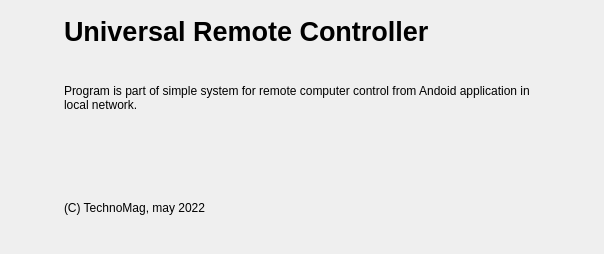
<?xml version="1.0" encoding="UTF-8"?>
<ui version="4.0">
 <class>AboutDialog</class>
 <widget class="QDialog" name="AboutDialog">
  <property name="geometry">
   <rect>
    <x>0</x>
    <y>0</y>
    <width>604</width>
    <height>254</height>
   </rect>
  </property>
  <property name="sizePolicy">
   <sizepolicy hsizetype="Fixed" vsizetype="Fixed">
    <horstretch>0</horstretch>
    <verstretch>0</verstretch>
   </sizepolicy>
  </property>
  <property name="windowTitle">
   <string>About</string>
  </property>
  <widget class="QLabel" name="label">
   <property name="geometry">
    <rect>
     <x>64</x>
     <y>20</y>
     <width>521</width>
     <height>23</height>
    </rect>
   </property>
   <property name="font">
    <font>
     <pointsize>20</pointsize>
     <weight>75</weight>
     <bold>true</bold>
    </font>
   </property>
   <property name="text">
    <string>Universal Remote Controller</string>
   </property>
  </widget>
  <widget class="QLabel" name="label_2">
   <property name="geometry">
    <rect>
     <x>64</x>
     <y>84</y>
     <width>493</width>
     <height>89</height>
    </rect>
   </property>
   <property name="text">
    <string>&lt;html&gt;&lt;head/&gt;&lt;body&gt;&lt;p&gt;Program is part of simple system for remote computer control from Andoid application in local network.&lt;/p&gt;&lt;/body&gt;&lt;/html&gt;</string>
   </property>
   <property name="textFormat">
    <enum>Qt::AutoText</enum>
   </property>
   <property name="alignment">
    <set>Qt::AlignLeading|Qt::AlignLeft|Qt::AlignTop</set>
   </property>
   <property name="wordWrap">
    <bool>true</bool>
   </property>
   <property name="textInteractionFlags">
    <set>Qt::NoTextInteraction</set>
   </property>
  </widget>
  <widget class="QLabel" name="label_3">
   <property name="geometry">
    <rect>
     <x>64</x>
     <y>196</y>
     <width>501</width>
     <height>23</height>
    </rect>
   </property>
   <property name="text">
    <string>(C) TechnoMag, may 2022</string>
   </property>
  </widget>
 </widget>
 <resources/>
 <connections/>
</ui>
